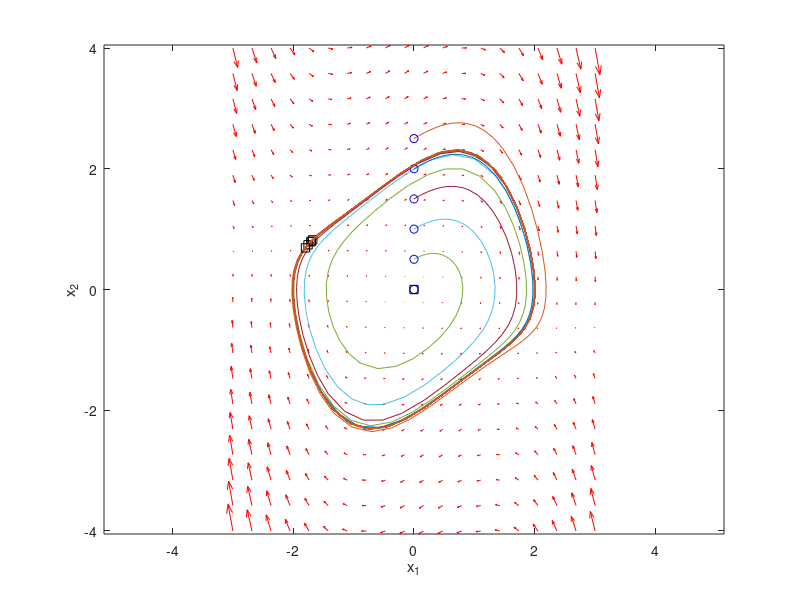

The MATLAB source for this figure:
clear all; close all; clc

#@Josenalde Oliveira

#campo vetorial
#Exemplo 1: pêndulo não amortecido sem entrada externa

#y" + sin(y) = 0
#Fazendo x_1 = y e x_2 = y', tem-se x_1' = x_2 e x_2'=-sin(y)

#Função lambda
f_1 = @(t,X) [X(2); -sin(X(1))];

#Exemplo 2: VAN DER POL
#mx" + 2c(x^2-1)x' + kx=0
m=1; c=0.3; k=1; #testar para c variando 0.1, 0.2, 0.5, 1.0, 1.5, 2.0
f_2 = @(t, X) [X(2); (1/m)*(-2*c*(X(1)^2-1)*X(2)-k*X(1))];

#Vamos definir o intervalo em x_1 e x_2 de interesse
x_1_min = -3; #-2,8,-2,2
x_1_max = 3;
x_2_min = -4;
x_2_max = 4;

#cria eixos
x_1 = linspace(x_1_min, x_1_max, 20);
x_2 = linspace(x_2_min, x_2_max, 20);

#cria grid 20x20
[x,x_dot] = meshgrid(x_1,x_2);

u = zeros(size(x)); #guardará o valor de dot_x1 em cada ponto e v guardará o valor de dot_x2 em cada ponto
v = zeros(size(x));

t=0;
for i = 1:numel(x)
    Xprime = f_2(t,[x(i); x_dot(i)]);
    #Xprime = f_1(t,[x(i); x_dot(i)]);
    u(i) = Xprime(1);
    v(i) = Xprime(2);
end

quiver(x,x_dot,u,v,'r'); figure(gcf)
xlabel('x_1')
ylabel('x_2')
axis tight equal;

#Algumas trajetórias
hold on
for x_2_0 = [0 0.5 1 1.5 2 2.5]
    [ts,xs] = ode45(f_2,[0,50],[0;x_2_0]);
    plot(xs(:,1),xs(:,2))
    plot(xs(1,1),xs(1,2),'bo') % starting point
    plot(xs(end,1),xs(end,2),'ks') % ending point
end
hold off



